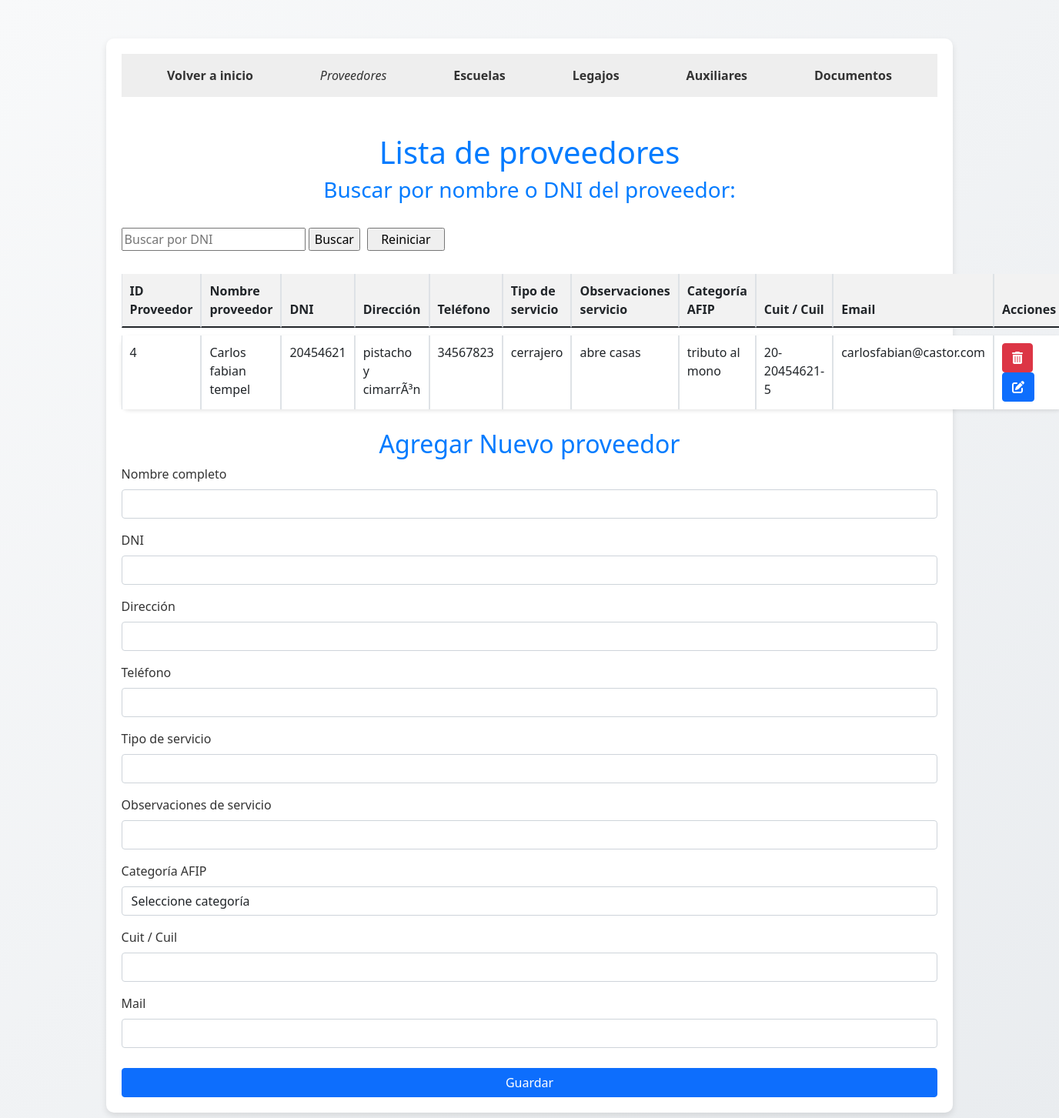
The app's page /proveedores/proveedores.php with its own data.
### tables this page shows
CREATE TABLE `proveedor` (
  `id_proveedor` int(11) NOT NULL,
  `nombre_proveedor` varchar(255) NOT NULL,
  `dni` varchar(20) NOT NULL,
  `direccion` varchar(255) DEFAULT NULL,
  `telefono` varchar(20) DEFAULT NULL,
  `tipo_servicio` varchar(50) DEFAULT NULL,
  `observaciones_servicio` text DEFAULT NULL,
  `categoria_afip` varchar(50) DEFAULT NULL,
  `cuit_cuil` varchar(20) NOT NULL,
  `mail` varchar(255) DEFAULT NULL
);

### proveedores/proveedores.php (the view, shortened to what this page needs)
<!DOCTYPE html>
<html lang="es">
<head>
      <link href="https://cdn.jsdelivr.net/npm/bootstrap@5.0.2/dist/css/bootstrap.min.css" rel="stylesheet">
    <link href="https://cdnjs.cloudflare.com/ajax/libs/font-awesome/6.5.2/css/all.min.css" rel="stylesheet">
    <link rel="stylesheet" href="../estilo.css">
</head>
<body>
    <div class="container">
                <nav>
        <ul>
            <li><a href="../index.php">Volver a inicio</a></li>
            <li><em>Proveedores</em></a></li>
            <li><a href="../escuela/escuela.php">Escuelas</a></li>
            <li><a href="../legajo/legajo.php">Legajos</a></li>
            <li><a href="../auxiliar/auxiliar.php">Auxiliares</a></li>
            <li><a href="../documento/documento.php">Documentos</a></li>
        </ul>
        </nav>
        <h1 class="mt-5">Lista de proveedores</h1>
        <h3>Buscar por nombre o DNI del proveedor:</h3>
        <br>
        <form method="get" action="">
            <input type="text" name="search" placeholder="Buscar por DNI" value="<?php echo isset($_GET['search']) ? $_GET['search'] : '' ?>">
            <input type="submit" value="Buscar">
            <input type="button" value="Reiniciar" onclick="window.location.href='?';" style="padding: 1px 16px; margin-left: 5px;">
            </form>
        <table class="table table-bordered">
            <thead>
                <tr>
                    <th>ID Proveedor</th>
                    <th>Nombre proveedor</th>
                    <th>DNI</th>
                    <th>Dirección</th>
                    <th>Teléfono</th>
                    <th>Tipo de servicio</th>
                    <th>Observaciones servicio</th>
                    <th>Categoría AFIP</th>
                    <th>Cuit / Cuil</th>
                    <th>Email</th>
                    <th>Acciones</th>
                </tr>
            </thead>
            <tbody>
                <?php
                $servername = "localhost";
                $username = "admin";
                $password = "admin";
                $dbname = "consejo";
                $conn = new mysqli($servername, $username, $password, $dbname);
                $search = isset($_GET['search']) ? $conn->real_escape_string($_GET['search']) : '';
                $sql = "SELECT * FROM proveedor WHERE nombre_proveedor or dni LIKE '%$search%'";
                $result = $conn->query($sql);
                if ($result === false) {
                    echo "<tr><td colspan='11'>Error en la consulta: " . $conn->error . "</td></tr>";
                } else {
                    if ($result->num_rows > 0) {
                        while($row = $result->fetch_assoc()) {
                            echo "<tr>";
                            echo "<td>" . $row["id_proveedor"] . "</td>";
                            echo "<td>" . $row["nombre_proveedor"] . "</td>";
                            echo "<td>" . $row["dni"] . "</td>";
                            echo "<td>" . $row["direccion"] . "</td>";
                            echo "<td>" . $row["telefono"] . "</td>";
                            echo "<td>" . $row["tipo_servicio"] . "</td>";
                            echo "<td>" . $row["observaciones_servicio"] . "</td>";
                            echo "<td>" . $row["categoria_afip"] . "</td>";
                            echo "<td>" . $row["cuit_cuil"] . "</td>";
                            echo "<td>" . $row["mail"] . "</td>";
                            echo "<td>";
                            echo "<a href='eliminar_proveedor.php?id=" . $row["id_proveedor"] . "' class='btn btn-danger'><i class='fas fa-trash-alt'></i></a> ";
                            echo "<a href='editar_proveedor.php?id=" . $row["id_proveedor"] . "' class='btn btn-primary'><i class='fas fa-edit'></i></a>";
                            echo "</td>";
                            echo "</tr>";
                        }
                    } else {
                        echo "<tr><td colspan='11'>No hay datos disponibles</td></tr>";
                    }
                }
                ?>
            </tbody>
        </table>
        <h2>Agregar Nuevo proveedor</h2>
        <form method="post" action="insertar_proveedor.php">
            <div class="mb-3">
                <label for="nombre_proveedor" class="form-label">Nombre completo</label>
                <input type="text" class="form-control" id="nombre_proveedor" name="nombre_proveedor" required>
            </div>
            <div class="mb-3">
                <label for="dni" class="form-label">DNI</label>
                <input type="text" class="form-control" id="dni" name="dni" required>
            </div>
            <div class="mb-3">
                <label for="direccion" class="form-label">Dirección</label>
                <input type="text" class="form-control" id="direccion" name="direccion" required>
            </div>
            <div class="mb-3">
                <label for="telefono" class="form-label">Teléfono</label>
                <input type="text" class="form-control" id="telefono" name="telefono" required>
            </div>
            <div class="mb-3">
                <label for="tipo_servicio" class="form-label">Tipo de servicio</label>
                <input type="text" class="form-control" id="tipo_servicio" name="tipo_servicio" required>
            </div>
            <div class="mb-3">
                <label for="observaciones_servicio" class="form-label">Observaciones de servicio</label>
                <input type="text" class="form-control" id="observaciones_servicio" name="observaciones_servicio" required>
            </div>
            <div class="mb-3">
                <label for="categoria_afip" class="form-label">Categoría AFIP</label>
                <select class="form-control" id="categoria_afip" name="categoria_afip" required>
                    <option value="">Seleccione categoría</option>
                </select>
            </div>
            <div class="mb-3">
                <label for="cuit_cuil" class="form-label">Cuit / Cuil</label>
                <input type="text" class="form-control" id="cuit_cuil" name="cuit_cuil" required>
            </div>
            <div class="mb-3">
                <label for="email" class="form-label">Mail</label>
                <input type="email" class="form-control" id="mail" name="mail" required>
            </div>
            <button type="submit" class="btn btn-primary">Guardar</button>
        </form>
    </div>
</body>
</html>

### estilo.css (style rules this page uses)
body { font-family: 'Segoe UI', Tahoma, Geneva, Verdana, sans-serif; background: linear-gradient(135deg, #f8f9fa, #e9ecef); margin: 0; padding: 0; color: #333; overflow-x: hidden; display: flex; justify-content: center; align-items: center; min-height: 100vh; }
.container { width: 100%; max-width: 80%; margin: 50px 0; box-sizing: border-box; padding: 20px; background: white; box-shadow: 0 4px 8px rgba(0, 0, 0, 0.1); border-radius: 10px; }
h1, h2, h3 { color: #007bff; text-align: center; }
button { padding: 10px 20px; margin-top: 10px; background-color: #007bff; color: white; border: none; border-radius: 4px; cursor: pointer; display: block; width: 100%; font-size: 16px; transition: background-color 0.3s ease; }
.table { margin-top: 20px; border-collapse: separate; border-spacing: 0 10px; }
.table thead th { background-color: #f2f2f2; padding: 10px; border-bottom: 2px solid #dee2e6; text-align: left; }
.table tbody tr { background: white; border-radius: 10px; box-shadow: 0 2px 5px rgba(0, 0, 0, 0.1); transition: transform 0.2s; }
.table tbody td { padding: 10px; border-bottom: 1px solid #dee2e6; }
.table tbody tr:last-child td { border-bottom: none; }
nav { background-color: #eee; padding: 1em; }
nav ul { list-style-type: none; margin: 0; padding: 0; display: flex; justify-content: space-around; }
nav a { text-decoration: none; color: #333; font-weight: bold; }

### proveedores/proveedores.php (style rules this page uses)
table { width: 100%; border-collapse: collapse; }
th, td { padding: 8px; text-align: left; border-bottom: 1px solid #ddd; }
th { background-color: #f2f2f2; }
nav { background-color: #eee; padding: 1em; }
nav ul { list-style-type: none; margin: 0; padding: 0; display: flex; justify-content: space-around; }
nav a { text-decoration: none; color: #333; font-weight: bold; }

### records on screen
proveedor: id_proveedor "4", nombre_proveedor "Carlos fabian tempel", dni "20454621", direccion "pistacho y cimarrÃ³n", telefono "34567823", tipo_servicio "cerrajero", observaciones_servicio "abre casas", categoria_afip "tributo al mono", cuit_cuil "20-20454621-5", mail "carlosfabian@castor.com"
